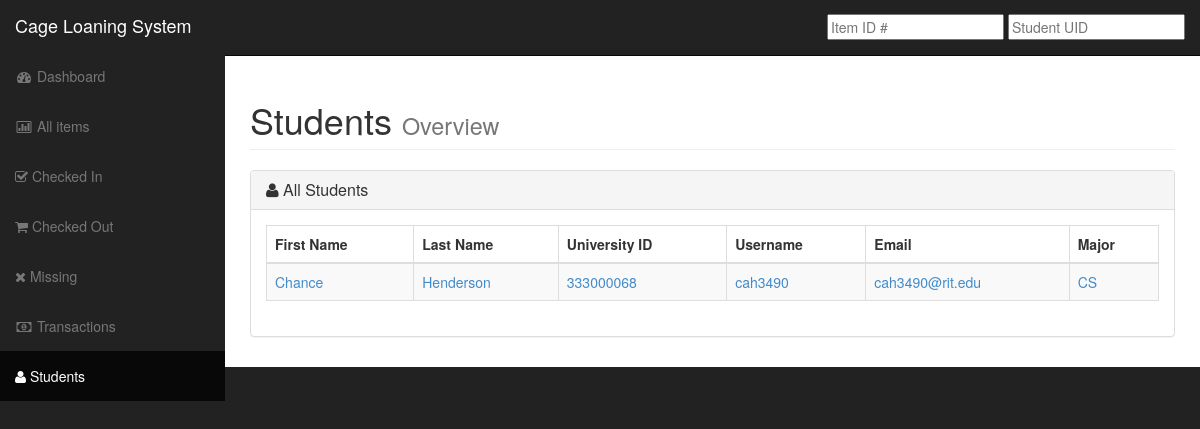
The page /students/ on the database its author committed.
### cageInventory/models.py (models this page shows, shortened)
class Student(models.Model):
	first_name = models.CharField(max_length=50)
	last_name = models.CharField(max_length=50)
	uid = models.CharField(max_length=9, null=True, blank=True)
	username = models.CharField(max_length=7, null=True, blank=True)
	year = models.CharField(max_length=1,null=True,blank=True)
	email = models.CharField(max_length=50,null=True,blank=True)
	major = models.ForeignKey(Major, blank=True, null=True)

class Major(models.Model):
	code = models.CharField(max_length=20)
	def __str__(self):
		return str(self.code)

### cageInventory/views.py (the view)
# urls.py: url(r'^students/$','cageInventory.views.students'),
def students(request):
	return render_to_response('cageInventory/students.html',{'items':Student.objects.all()})

### templates/cageInventory/students.html
{% extends 'cageInventory/base.html' %}
{% block studentactive %}
class="active"
{% endblock %}
{% block content %}
<div class="row">
    <div class="col-lg-12">
        <h1 class="page-header">
            Students <small>Overview</small>
        </h1>
    </div>
</div>
<div class="row">
    <div class="col-lg-12">
        <div class="panel panel-default">
            <div class="panel-heading">
                <h3 class="panel-title"><i class="fa fa-user"></i> All Students</h3>
            </div>
            <div class="panel-body">
                <div class="table-responsive">
                    <table class="table table-bordered table-hover table-striped">
                        <thead>
                            <tr>
                                <th>First Name</th>
                                <th>Last Name </th>
                                <th>University ID </th>
                                <th>Username</th>
                                <th>Email</th>
                                <th>Major</th>
                            </tr>
                        </thead>
                        <tbody>
                            {% for item in items %}
                            <tr>
                                <td><a href="/student/{{item.id}}">{{item.first_name}}</a></td>
                                <td><a href="/student/{{item.id}}">{{item.last_name}}</a></td>
                                <td><a href="/student/{{item.id}}">{{item.uid}}</a></td>
                                <td><a href="/student/{{item.id}}">{{item.username}}</a></td>
                                <td><a href="/student/{{item.id}}">{{item.email}}</a></td>
                                <td><a href="/student/{{item.id}}">{{item.major}}</a></td>
                            </tr>
                            {% empty %}
                            <tr>
                            <td colspan="6">No students currently in the database</td>
                            </tr>
                            {% endfor %}
                        </tbody>
                    </table>
                </div>
            </div>
        </div>
    </div>
</div>
{% endblock %}

### static/css/sb-admin.css (style rules this page uses)
body { margin-top: 100px; background-color: #222; }
@media (min-width:768px) { body { margin-top: 50px; } }

### rows shown on the page
Student: first_name "Chance", last_name "Henderson", uid "333000068", username "cah3490", email "cah3490@rit.edu", major "CS"
